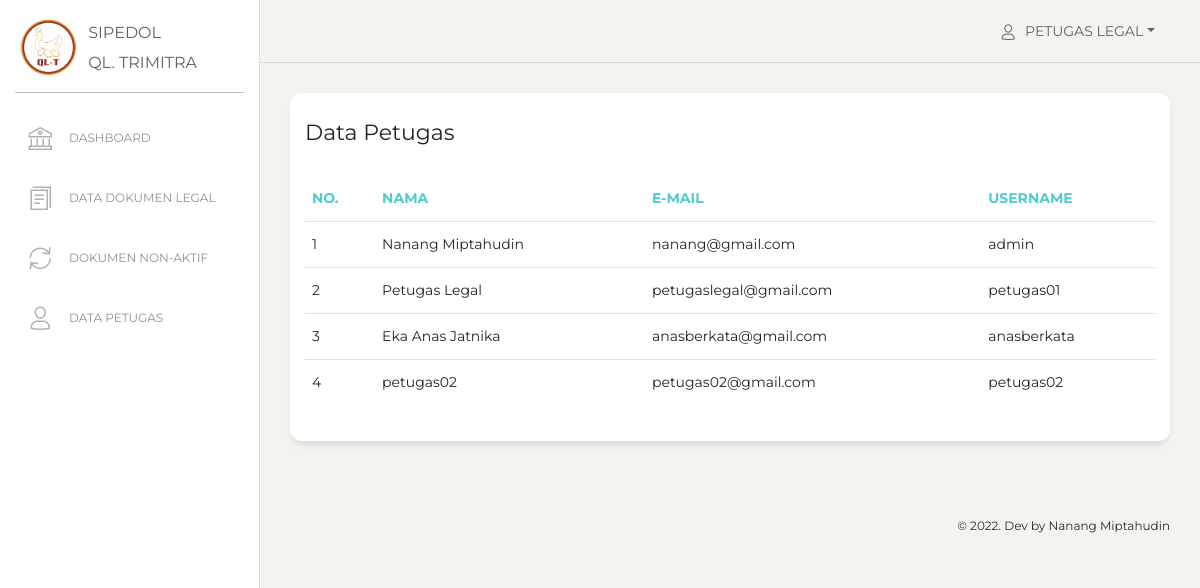
Page /view_user/index.php (signed in) on the committed database.
### tables this page shows
CREATE TABLE `users` (
  `id` int(11) NOT NULL,
  `nama` varchar(255) NOT NULL,
  `email` varchar(255) NOT NULL,
  `username` varchar(255) NOT NULL,
  `password` varchar(255) NOT NULL,
  `role_id` int(11) NOT NULL,
  `date_created` date NOT NULL,
  `is_active` int(11) NOT NULL
);

### functions.php (called while the page is built, shortened)
<?php
$conn = mysqli_connect("localhost", "root", "", "db_sipedol");
function query($query)
{
    global $conn;
    $result = mysqli_query($conn, $query);
    $rows = [];
    while ($row = mysqli_fetch_assoc($result)) {
        $rows[] = $row;
    }
    return $rows;
}

### view_user/index.php (the view, shortened to what this page needs)
<?php
include "../view_template/header.php";
include "../view_template/sidebar.php";
include "../view_template/topbar.php";
$users = query("SELECT * FROM users");
?>
<div class="content">
    <div class="row">
        <div class="col-md-12">
            <div class="card ">
                <div class="card-header ">
                    <h5 class="card-title">Data Petugas</h5>
                </div>
                <div class="card-body ">
                    <div class="table-responsive">
                        <table class="table">
                            <thead class=" text-primary">
                                <th>No.</th>
                                <th>Nama</th>
                                <th>E-Mail</th>
                                <th>Username</th>
                            </thead>
                            <tbody>
                                <?php $i = 1; ?>
                                <?php foreach ($users as $u) : ?>
                                    <tr>
                                        <td><?= $i; ?></td>
                                        <td><?= $u["nama"]; ?></td>
                                        <td><?= $u["email"]; ?></td>
                                        <td><?= $u["username"]; ?></td>
                                    </tr>
                                    <?php $i++; ?>
                                <?php endforeach; ?>
                            </tbody>
                        </table>
                    </div>
                </div>
            </div>
        </div>
    </div>
</div>
<?php include "../view_template/footer.php"; ?>

### view_template/topbar.php (shortened to what this page needs)
<nav class="navbar navbar-expand-lg navbar-absolute fixed-top navbar-transparent">
    <div class="container-fluid">
        <div class="navbar-wrapper">
            <a class="navbar-brand" href="javascript:;">Dashboard</a>
        </div>
        <div class="collapse navbar-collapse justify-content-end" id="navigation">
            <ul class="navbar-nav">
                <li class="nav-item btn-rotate dropdown">
                    <a class="nav-link dropdown-toggle" href="#" id="navbarDropdownMenuLink" data-toggle="dropdown" aria-haspopup="true" aria-expanded="false">
                        <i class="nc-icon nc-single-02"></i>
                        <p>
                            <span class="d-md-block"><?= $user["nama"]; ?></span>
                        </p>
                    </a>
                </li>
            </ul>
        </div>
    </div>
</nav>
<div class="wrapper ">
    <div class="main-panel">

### rows in the picture
users: nama "PETUGAS LEGAL", nama "Petugas Legal", email "petugaslegal@gmail.com", username "petugas01"
users: nama "Nanang Miptahudin", email "nanang@gmail.com", username "admin"
users: nama "Eka Anas Jatnika", email "anasberkata@gmail.com", username "anasberkata"
users: nama "petugas02", email "petugas02@gmail.com", username "petugas02"
